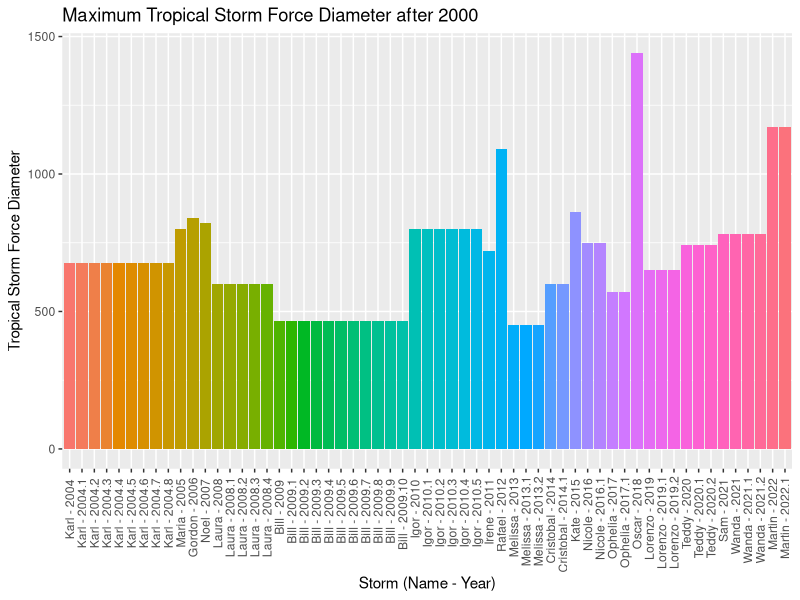

This figure's R source:
library("tidyverse")

#View(storms)

storms_data <- storms |>
  select(c('name', 'year', 'tropicalstorm_force_diameter', 'status')) |>
  filter(!is.na(tropicalstorm_force_diameter)) |>
  group_by(year) |>
  slice_max(tropicalstorm_force_diameter) |>
  arrange(year) |>
  filter(year > 2000)

# Create a new column combining 'name' and 'year'

storms_data <- storms_data |>
  mutate(name_year = paste(name, year, sep = " - ")) |>
  mutate(name_year = make.unique(name_year))

# Convert the combined name and year column to a factor for proper ordering in the plot

storms_data$name_year <- factor(storms_data$name_year, levels = storms_data$name_year)


# Plotting
diameter_plot <- ggplot(storms_data, aes(x = name_year, y = tropicalstorm_force_diameter)) +
  geom_col(aes(fill = name_year), show.legend = FALSE) +
  labs(
    x = 'Storm (Name - Year)',
    y = 'Tropical Storm Force Diameter',
    title = 'Maximum Tropical Storm Force Diameter after 2000'
  ) +
  theme(axis.text.x = element_text(angle = 90, hjust = 0.9, vjust = 0.5))

# Save the plot

ggsave(
  'visualization.png',
  plot = diameter_plot,
  width = 2000,
  height = 900,
  units ='px'
)
